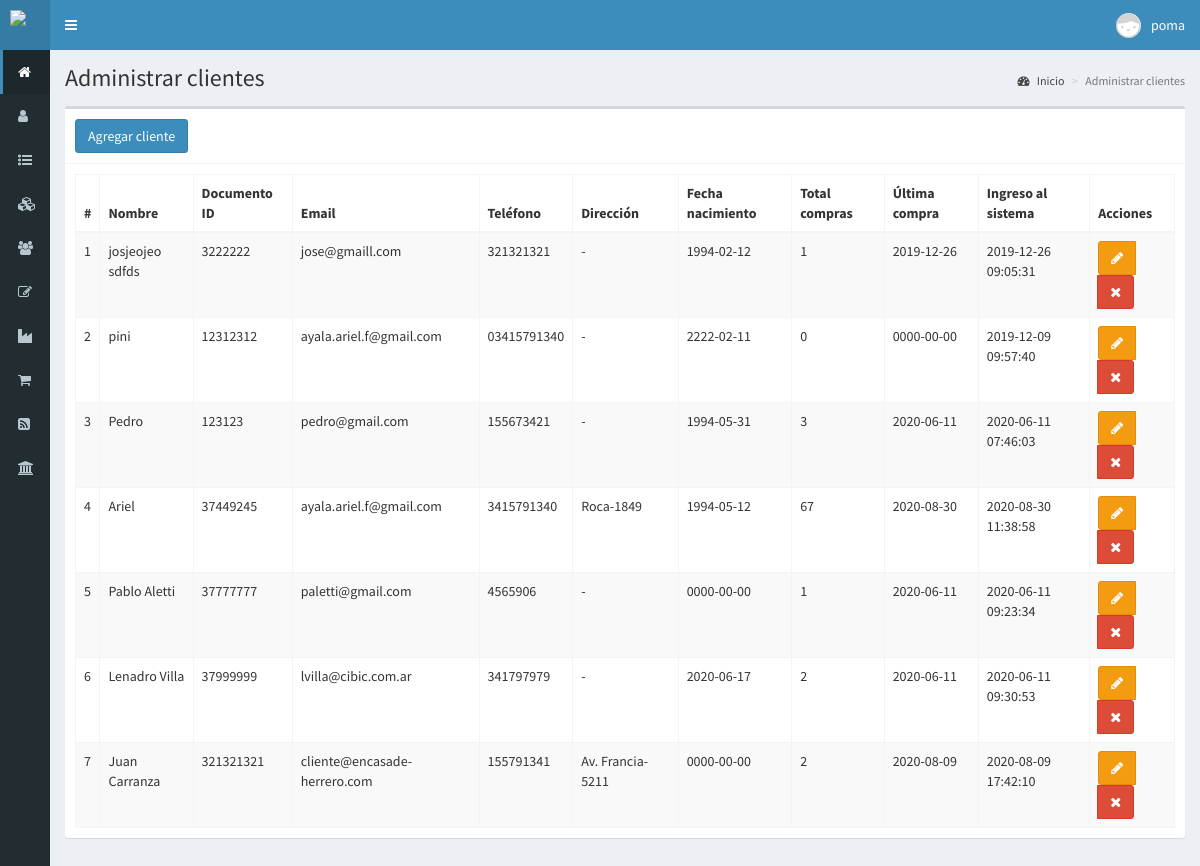
Screenshot of /clientes (signed in) with the database file from the repository.
### tables this page shows
CREATE TABLE IF NOT EXISTS `clientes` (
  `id` int(11) NOT NULL AUTO_INCREMENT,
  `nombre` text NOT NULL,
  `documento` bigint(11) NOT NULL,
  `email` text NOT NULL,
  `telefono` text NOT NULL,
  `direccion` text DEFAULT NULL,
  `calle` text DEFAULT NULL,
  `numero` int(11) DEFAULT NULL,
  `piso` int(11) DEFAULT NULL,
  `departamento` text DEFAULT NULL,
  `localidad` text DEFAULT NULL,
  `cod_postal` int(11) DEFAULT NULL,
  `provincia` text DEFAULT NULL,
  `fecha_nacimiento` date NOT NULL,
  `compras` int(11) NOT NULL,
  `clientes_saldo` float DEFAULT NULL,
  `ultima_compra` date NOT NULL,
  `fecha` timestamp NOT NULL DEFAULT current_timestamp() ON UPDATE current_timestamp(),
  PRIMARY KEY (`id`)
);

### controladores/plantilla.controlador.php (called while the page is built)
<?php
class ControladorPlantilla{
	static public function ctrPlantilla(){
		include "vistas/plantilla.php";
	}
}

### index.php (called while the page is built, shortened)
<?php
require_once "controladores/plantilla.controlador.php";
require_once "controladores/usuarios.controlador.php";
require_once "controladores/clientes.controlador.php";
require_once "controladores/actmasivo.controlador.php";
require_once "modelos/clientes.modelo.php";
$plantilla = new ControladorPlantilla();
$plantilla -> ctrPlantilla();

### controladores/clientes.controlador.php (called while the page is built, shortened)
<?php
class ControladorClientes{
	static public function ctrMostrarClientes($item, $valor){
		$tabla = "clientes";
		$respuesta = ModeloClientes::mdlMostrarClientes($tabla, $item, $valor);
		return $respuesta;
	}
}

### modelos/conexion.php (called while the page is built)
<?php
class Conexion{
	static public function conectar(){
		$link = new PDO("mysql:host=localhost;dbname=herrero_test",
			            "poma",
			            "Pomadb1994*");
		$link->exec("set names utf8");
		return $link;
	}
}

### modelos/clientes.modelo.php (called while the page is built, shortened)
<?php
require_once "conexion.php";
class ModeloClientes{
	static public function mdlMostrarClientes($tabla, $item, $valor){
		if($item != null){
			$stmt = Conexion::conectar()->prepare("SELECT * FROM $tabla WHERE $item = :$item");
			$stmt -> bindParam(":".$item, $valor, PDO::PARAM_STR);
			$stmt -> execute();
			return $stmt -> fetch();
		}else{
			$stmt = Conexion::conectar()->prepare("SELECT * FROM $tabla");
			$stmt -> execute();
			return $stmt -> fetchAll();
		}
	}
}

### vistas/modulos/clientes.php (the view, shortened to what this page needs)
<div class="content-wrapper">
  <section class="content-header">
    <h1>
      Administrar clientes
    </h1>
    <ol class="breadcrumb">
      <li><a href="inicio"><i class="fa fa-dashboard"></i> Inicio</a></li>
      <li class="active">Administrar clientes</li>
    </ol>
  </section>
  <section class="content">
    <div class="box">
      <div class="box-header with-border">
        <button class="btn btn-primary" data-toggle="modal" data-target="#modalAgregarCliente">
          Agregar cliente
        </button>
      </div>
      <div class="box-body">
       <table class="table table-bordered table-striped dt-responsive tablas" width="100%">
        <thead>
         <tr>
           <th style="width:10px">#</th>
           <th>Nombre</th>
           <th>Documento ID</th>
           <th>Email</th>
           <th>Teléfono</th>
           <th>Dirección</th>
           <th>Fecha nacimiento</th>
           <th>Total compras</th>
           <th>Última compra</th>
           <th>Ingreso al sistema</th>
           <th>Acciones</th>
         </tr>
        </thead>
        <tbody>
        <?php
          $item = null;
          $valor = null;
          $clientes = ControladorClientes::ctrMostrarClientes($item, $valor);
          foreach ($clientes as $key => $value) {
            echo '<tr>
                    <td>'.($key+1).'</td>
                    <td>'.$value["nombre"].'</td>
                    <td>'.$value["documento"].'</td>
                    <td>'.$value["email"].'</td>
                    <td>'.$value["telefono"].'</td>
                    <td>'.$value["calle"]."-".$value["numero"].'</td>
                    <td>'.$value["fecha_nacimiento"].'</td>
                    <td>'.$value["compras"].'</td>
                    <td>'.$value["ultima_compra"].'</td>
                    <td>'.$value["fecha"].'</td>
                    <td>
                      <div class="btn-group">
                        <button class="btn btn-warning btnEditarCliente" data-toggle="modal" data-target="#modalEditarCliente" idCliente="'.$value["id"].'"><i class="fa fa-pencil"></i></button>';
                      if($_SESSION["perfil"] == "Administrador"){
                          echo '<button class="btn btn-danger btnEliminarCliente" idCliente="'.$value["id"].'"><i class="fa fa-times"></i></button>';
                      }
                      echo '</div>
                    </td>
                  </tr>';
            }
        ?>
        </tbody>
       </table>
      </div>
    </div>
  </section>
</div>

### rows the page displays
clientes: nombre "josjeojeo sdfds", documento "3222222", email "jose@gmaill.com", telefono "321321321", fecha_nacimiento "1994-02-12", compras "1", ultima_compra "2019-12-26", fecha "2019-12-26 09:05:31"
clientes: nombre "pini", documento "12312312", email "ayala.ariel.f@gmail.com", telefono "03415791340", fecha_nacimiento "2222-02-11", compras "0", ultima_compra "0000-00-00", fecha "2019-12-09 09:57:40"
clientes: nombre "Pedro", documento "123123", email "pedro@gmail.com", telefono "155673421", fecha_nacimiento "1994-05-31", compras "3", ultima_compra "2020-06-11", fecha "2020-06-11 07:46:03"
clientes: nombre "Ariel", documento "37449245", email "ayala.ariel.f@gmail.com", telefono "3415791340", calle "Roca", numero "1849", fecha_nacimiento "1994-05-12", compras "67", ultima_compra "2020-08-30", fecha "2020-08-30 11:38:58"
clientes: nombre "Pablo Aletti", documento "37777777", email "paletti@gmail.com", telefono "4565906", fecha_nacimiento "0000-00-00", compras "1", ultima_compra "2020-06-11", fecha "2020-06-11 09:23:34"
clientes: nombre "Lenadro Villa", documento "37999999", email "lvilla@cibic.com.ar", telefono "341797979", fecha_nacimiento "2020-06-17", compras "2", ultima_compra "2020-06-11", fecha "2020-06-11 09:30:53"
clientes: nombre "Juan Carranza", documento "321321321", email "cliente@encasade-herrero.com", telefono "155791341", calle "Av. Francia", numero "5211", fecha_nacimiento "0000-00-00", compras "2", ultima_compra "2020-08-09", fecha "2020-08-09 17:42:10"

### other values shown
$_SESSION["nombre"] "poma"
